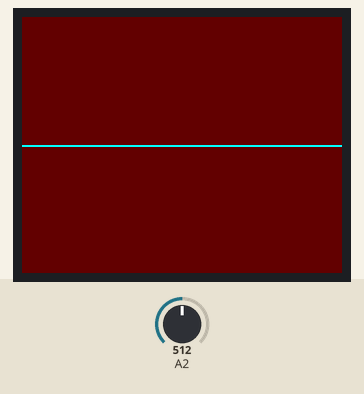
The sketch below on a simulated Arduino Uno, built with avr-gcc and run on an emulated ATmega328P. On the bench: 160×128 colour display. Inputs (shaded band) come from the test bench; at power-on: A2 = 512.

Above: at 1.2 s.
1.3 s: A2 set to 716
At 1.68 s:
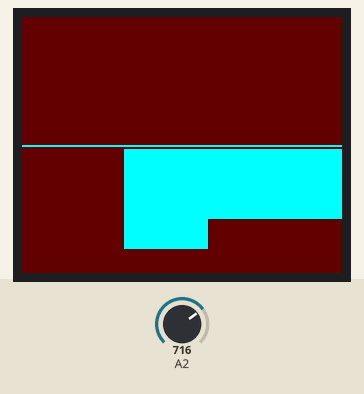
3.0 s: A2 set to 900
At 3.19 s:
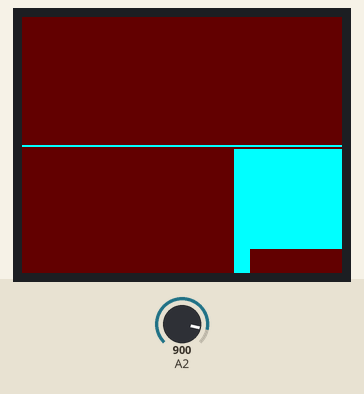
4.5 s: A2 set to 511
At 5.01 s:
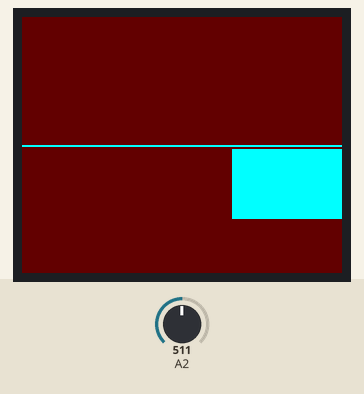
Timing chart, 0 to 7.5 s (numbered marks = the images above; inputs shaded):
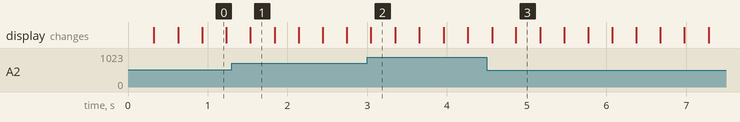

The sketch:

piezo_heartrate_v3.ino
```cpp
#include <TFT.h>  // Arduino LCD library
#include <SPI.h>

// pin definition for the Uno
#define cs   9
#define dc   7
#define rst  8

TFT TFTscreen = TFT(cs, dc, rst);

int oldvalue = 0;
int averagedReading = 0;
static int mCenterLine = 64;
int xPos = 160;
int mLastPlotY = 0;
static int mSamples = 16;

void setup()
{
  Serial.begin(57600);
  TFTscreen.begin();
  TFTscreen.background(100,0,0);
}

void loop()
{
  TFTscreen.stroke(0,255,255);
  TFTscreen.line(0, mCenterLine, xPos, mCenterLine);
  int piezoRead = analogRead(A2);
  int plotY = map(piezoRead, 0, 500, mCenterLine, 100);

  TFTscreen.line(xPos, mCenterLine+2, xPos, plotY);

  if (xPos <= 0)
  {
    xPos = 160;
    TFTscreen.background(100,0,0);
  }
  else
  {
    xPos--;
  }
  delay(5);
}
```
